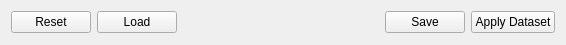
       <widget class="QWidget" name="controlsWidget" native="true">
        <property name="geometry">
         <rect>
          <x>2625</x>
          <y>1409</y>
          <width>566</width>
          <height>45</height>
         </rect>
        </property>
        <layout class="QHBoxLayout" name="horizontalLayout">
         <item>
          <widget class="QPushButton" name="resetBtn">
           <property name="text">
            <string>Reset</string>
           </property>
          </widget>
         </item>
         <item>
          <widget class="QPushButton" name="loadBtn">
           <property name="text">
            <string>Load</string>
           </property>
          </widget>
         </item>
         <item>
          <spacer name="horizontalSpacer">
           <property name="orientation">
            <enum>Qt::Horizontal</enum>
           </property>
           <property name="sizeHint" stdset="0">
            <size>
             <width>40</width>
             <height>20</height>
            </size>
           </property>
          </spacer>
         </item>
         <item>
          <widget class="QPushButton" name="saveBtn">
           <property name="text">
            <string>Save</string>
           </property>
          </widget>
         </item>
         <item>
          <widget class="QPushButton" name="applyBtn">
           <property name="text">
            <string>Apply Dataset</string>
           </property>
          </widget>
         </item>
        </layout>
       </widget>
